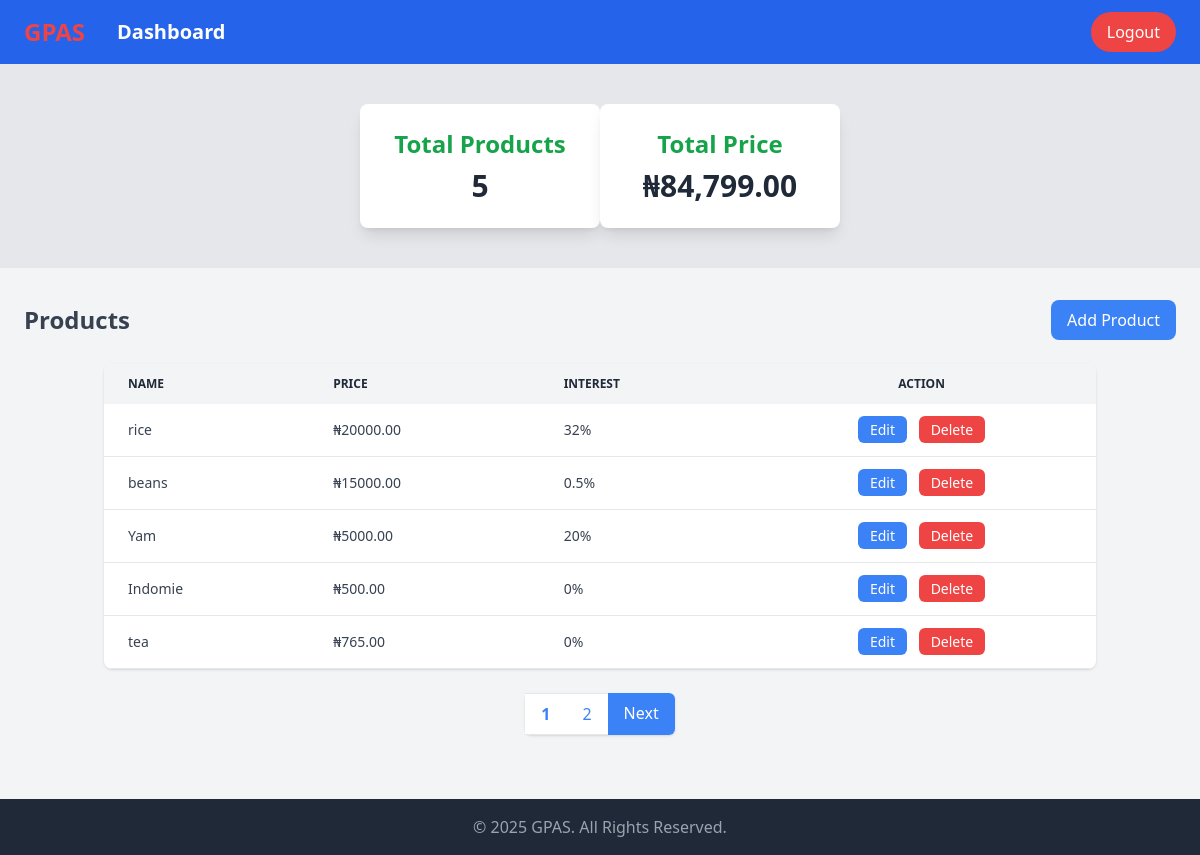
/dashboard.php (signed in), run on the app's committed database.
### tables this page shows
CREATE TABLE `products` (
  `id` int(11) NOT NULL,
  `user_id` int(11) NOT NULL,
  `product_name` varchar(255) NOT NULL,
  `product_price` decimal(10,2) DEFAULT NULL,
  `interest_rate` varchar(50) DEFAULT NULL
);

### dashboard.php (the view, shortened to what this page needs)
<?php
$conn = new mysqli('localhost', 'root', '', 'gpas');
$user_id = $_SESSION['user_id'];
$products_per_page = 5;
$current_page = isset($_GET['page']) ? (int)$_GET['page'] : 1;
$offset = ($current_page - 1) * $products_per_page;
$total_products_query = "SELECT COUNT(*) AS total_products FROM products WHERE user_id = $user_id";
$total_products_result = $conn->query($total_products_query);
$total_products = $total_products_result->fetch_assoc()['total_products'];
$sql = "SELECT * FROM products WHERE user_id = $user_id LIMIT $products_per_page OFFSET $offset";
$result = $conn->query($sql);
$total_pages = ceil($total_products / $products_per_page);
$total_price_query = "SELECT SUM(product_price) AS total_price FROM products WHERE user_id = $user_id";
$total_price_result = $conn->query($total_price_query);
$total_price = $total_price_result->fetch_assoc()['total_price'] ?? 0;
?>
<!DOCTYPE html>
<html lang="en">
<head>
    <script src="https://cdn.tailwindcss.com"></script>
</head>
<body class="bg-gray-100 text-gray-800 font-sans">
    <header class="bg-blue-600 text-white">
        <nav class="w-full flex flex-col md:flex-row justify-between items-center px-6 py-3">
            <div class="flex flex-col md:flex-row gap-4 md:gap-8 items-center">
                <h1 class="text-2xl font-bold text-red-500">
                    <a href="index.php">GPAS</a>
                </h1>
                <div>
                    <a href="dashboard.php" class="text-xl font-bold">Dashboard</a>
                </div>
            </div>
            <a href="logout.php" class="mt-4 md:mt-0 bg-red-500 hover:bg-red-600 text-white px-4 py-2 rounded-full">Logout</a>
        </nav>
    </header>
    <section class="flex flex-col md:flex-row justify-evenly bg-gray-200">
        <div class="py-10 flex flex-col md:flex-row items-center justify-around">
            <div class="bg-white shadow-lg rounded-lg p-6 w-60 text-center mb-4 md:mb-0">
                <h2 class="text-2xl font-semibold mb-2 text-green-600">Total Products</h2>
                <p class="text-3xl font-bold"><?php echo $result->num_rows; ?></p>
            </div>
            <div class="bg-white shadow-lg rounded-lg p-6 w-60 text-center">
                <h2 class="text-2xl font-semibold mb-2 text-green-600">Total Price</h2>
                <p class="text-3xl font-bold">₦<?php echo number_format($total_price, 2); ?></p>
            </div>
        </div>
    </section>
    <section class="py-8">
        <div class="flex items-center justify-between px-6">
            <h2 class="text-2xl font-bold text-gray-700">Products</h2>
            <a href="add.php" class="bg-blue-500 text-white px-4 py-2 rounded-lg hover:bg-blue-600">Add Product</a>
        </div>
        <div class="container mx-auto px-4 mt-6">
            <div class="overflow-x-auto bg-white shadow rounded-lg">
                <table class="w-full text-sm text-left text-gray-700">
                    <thead class="bg-gray-100 text-gray-800 text-xs uppercase">
                        <tr>
                            <th class="px-6 py-3">Name</th>
                            <th class="px-6 py-3">Price</th>
                            <th class="px-6 py-3">Interest</th>
                            <th class="px-6 py-3 text-center">Action</th>
                        </tr>
                    </thead>
                    <tbody>
                        <?php if ($result->num_rows > 0): ?>
                            <?php while ($row = $result->fetch_assoc()): ?>
                                <tr class="border-b hover:bg-gray-50">
                                    <td class="px-6 py-4"><?php echo htmlspecialchars($row['product_name']); ?></td>
                                    <td class="px-6 py-4">₦<?php echo htmlspecialchars($row['product_price']); ?></td>
                                    <td class="px-6 py-4"><?php echo htmlspecialchars($row['interest_rate'] ?? 0); ?>%</td>
                                    <td class="px-6 py-4 text-center">
                                        <a href="edit.php?id=<?php echo $row['id']; ?>" class="bg-blue-500 text-white px-3 py-1 rounded-md mr-2 hover:bg-blue-600">Edit</a>
                                        <a href="delete.php?id=<?php echo $row['id']; ?>" class="bg-red-500 text-white px-3 py-1 rounded-md hover:bg-red-600" onclick="return confirm('Are you sure you want to delete this product?')">Delete</a>
                                    </td>
                                </tr>
                            <?php endwhile; ?>
                        <?php else: ?>
                            <tr>
                                <td colspan="4" class="px-6 py-4 text-center text-gray-500">No products found.</td>
                            </tr>
                        <?php endif; ?>
                    </tbody>
                </table>
            </div>
            <div class="flex justify-center mt-6">
                <nav class="inline-flex rounded-md shadow">
                    <?php for ($i = 1; $i <= $total_pages; $i++): ?>
                        <a href="dashboard.php?page=<?php echo $i; ?>" class="px-4 py-2 bg-white border-t border-b border-gray-200 text-blue-500 hover:bg-gray-100 <?php echo ($i == $current_page) ? 'font-bold bg-gray-100' : ''; ?>">
                            <?php echo $i; ?>
                        </a>
                    <?php endfor; ?>
                    <?php if ($current_page < $total_pages): ?>
                        <a href="dashboard.php?page=<?php echo $current_page + 1; ?>" class="px-4 py-2 bg-blue-500 text-white rounded-r-md hover:bg-blue-600">Next</a>
                    <?php endif; ?>
                </nav>
            </div>
        </div>
    </section>
    <footer class="bg-gray-800 text-gray-400 py-4 mt-8 text-center">
        <p>&copy; 2025 GPAS. All Rights Reserved.</p>
    </footer>
</body>
</html>

### data on the page
products: product_name "rice", product_price "20000.00", interest_rate "32"
products: product_name "beans", product_price "15000.00", interest_rate "0.5"
products: product_name "Yam", product_price "5000.00", interest_rate "20"
products: product_name "Indomie", product_price "500.00", interest_rate "0"
products: product_name "tea", product_price "765.00", interest_rate "0"

### other printed values
$result->num_rows "5"
$total_price "84,799.00"
